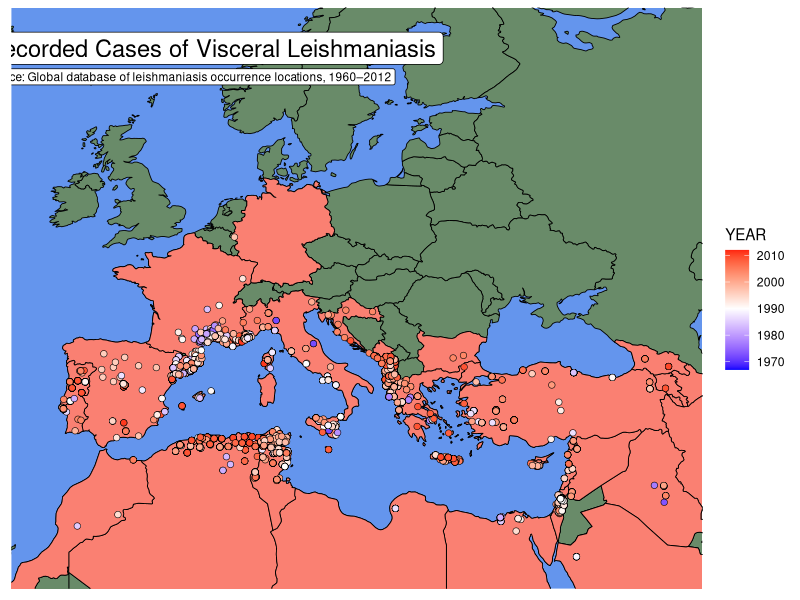

Write R code to recreate this figure.
# Mapping Visceral Leishmaniasis Cases in Europe/Globally

library(ggplot2)
library(maps)

#Reading in geographic data
world_coordinates <- map_data("world") 
VL_data <- read.csv("Data/VL_final_dataset.csv")

ggplot() + 
  
  geom_map( data = world_coordinates, map = world_coordinates, aes(long, lat, map_id = region,), 
            color = "black", fill = "darkseagreen4", linewidth = 0.3 )+
            xlim(-11, 45)+ ylim(28, 65)+
  
  geom_map( data = VL_data, map = world_coordinates, aes(`X`, `Y`, map_id = COUNTRY,), 
            color = "black", fill = "salmon", linewidth = 0.3 )+
  
  geom_point(data = VL_data, aes(`X`, `Y`, group=YEAR, fill = YEAR), shape = 21, size=2, stroke = 0.3)+
  
  scale_fill_gradient2(low = "blue", mid = "white", high = "red",midpoint = 1990, 
                       space = "Lab", na.value = "grey50", guide = "colourbar", aesthetics = "fill")+
  
  theme(axis.title.x=element_blank(), axis.text.x=element_blank(),axis.ticks.x=element_blank(),
        axis.title.y=element_blank(), axis.text.y=element_blank(),axis.ticks.y=element_blank(),
        panel.background = element_rect(fill = "cornflowerblue"),
        panel.grid.major = element_blank(),
        panel.grid.minor = element_blank())+
  
  # Titles
  annotate(geom = "label", x=4, y=64, label="Recorded Cases of Visceral Leishmaniasis",color="black", fill = "white", size = 6)+
  annotate(geom = "label", x=1.9, y=62, label="Source: Global database of leishmaniasis occurrence locations, 1960–2012",color="black", fill = "white", size = 3)

